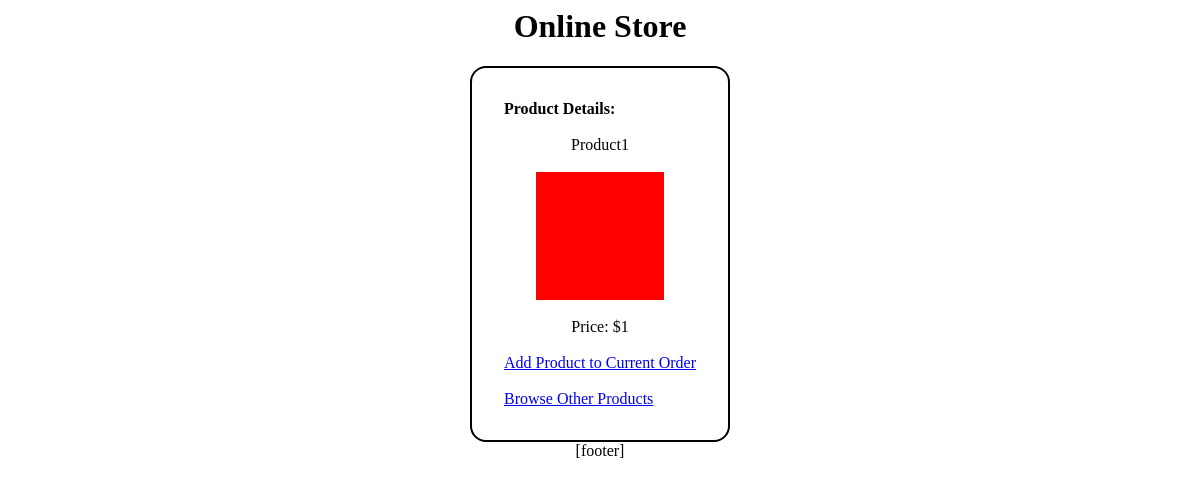
Screenshot of /Pages/Product.php?productID=1 with the database file from the repository.
### tables this page shows
create table Product (ProductID int not null auto_increment, Name text not null, ImagePath text not null, Price decimal not null, ContentPath text not null, primary key (ProductID) );

### Classes/PersistenceClientMySQL.php (called while the page is built, shortened)
<?php
class PersistenceClientMySQL
{
	public function __construct($databaseServerName, $databaseUsername, $databasePassword, $databaseName)
	{
		$this->databaseServerName = $databaseServerName;
		$this->databaseUsername = $databaseUsername;
		$this->databasePassword = $databasePassword;
		$this->databaseName = $databaseName;
	}
	private function connect()
	{
		$databaseConnection = new mysqli($this->databaseServerName, $this->databaseUsername, $this->databasePassword, $this->databaseName);
		return $databaseConnection;
	}
	public function productGetByID($productID)
	{
		$returnValue = null;
		$databaseConnection = $this->connect();
		$queryText = "select * from Product where ProductID = ?";
		$queryCommand = mysqli_prepare($databaseConnection, $queryText);
		$queryCommand->bind_param("i", $productID);
		$queryCommand->execute();
		$queryCommand->bind_result($productID, $name, $imagePath, $price, $contentPath);
		while ($queryCommand->fetch())
		{
			$returnValue = new Product($productID, $name, $imagePath, $price, $contentPath);
			break;
		}
		return $returnValue;
	}
}
?>

### Classes/Product.php (called while the page is built, shortened)
<?php
class Product
{
	public function __construct($productID, $name, $imagePath, $price, $contentPath)
	{
		$this->name = $name;
		$this->imagePath = $imagePath;
		$this->price = $price;
	}
}
?>

### Pages/Product.php (the view, shortened to what this page needs)
<html>
<head><?php PageWriter::elementHeadWrite("Product Details"); ?></head>
<body>
	<div class="divCentered">
		<label><b>Product Details:</b></label><br />
		<br />
		<div style="text-align:center">
		<label>
		<?php
			$persistenceClient = $_SESSION["PersistenceClient"];
			$productID = $_GET["productID"];
			$product = $persistenceClient->productGetByID($productID);
			$productName = $product->name;
			echo $productName;
		?>
		</label><br />
		<br />
		<img src='<?php echo($product->imagePath); ?>' /><br />
		<br />
		<label>Price: $<?php echo($product->price); ?></label><br/>
		</div>
		<br />
		<a href='OrderProductQuantitySet.php?productID=<?php echo($productID); ?>&quantity=1'>Add Product to Current Order</a><br />
		<br />
		<a href="ProductSummary.php">Browse Other Products</a>
	</div>
</body>
</html>

### Pages/Style.css (style rules this page uses)
body { text-align: center; }
.divCentered { border:2px solid; border-radius:16px; display:table; margin:0px auto; padding:32px; text-align:left; }

### rows the page displays
product: Name "Product1", ImagePath (picture), Price "1"
